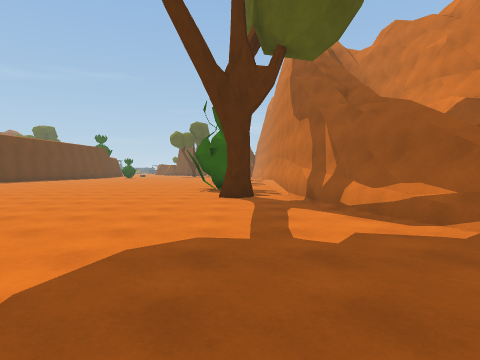
view 1 (above)

22 first-person views from a walk through a scene from a Unity 3-D project. The camera is 1.4 m above the floor, tilts 2° down and sees 75° across. The floor is counted in squares, 2 m on a side. Each view is taken from the middle of a square. On the plan, view 1 faces up. The plan holds only what a view shows up to about 10 squares ahead; the rest is blank. The place goes on beyond the plan. Some surface patterns are stand-ins.

view 2
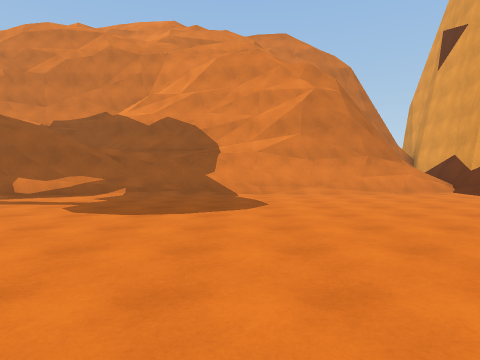

view 3
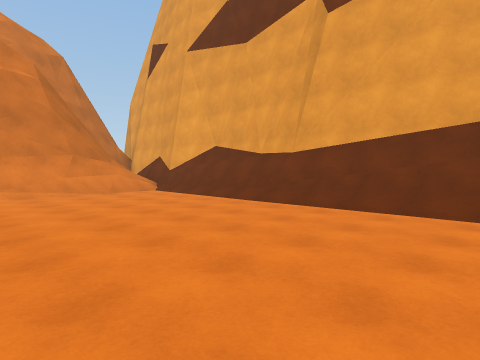

view 4
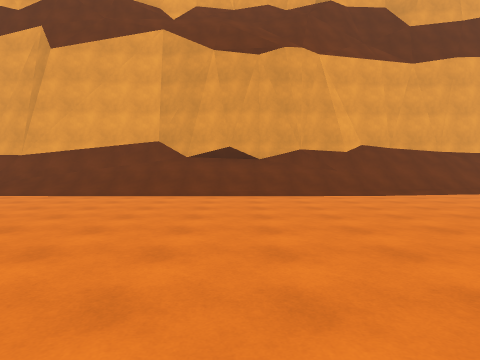

view 5
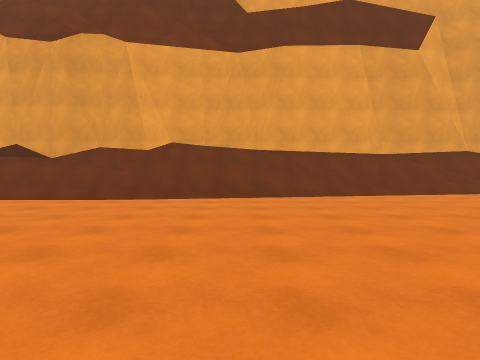

view 6
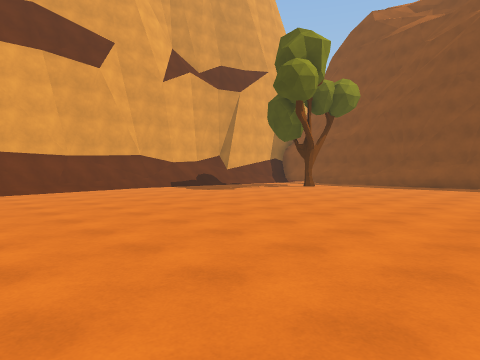

view 7
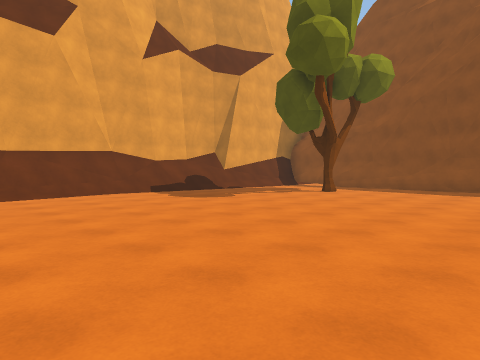

view 8
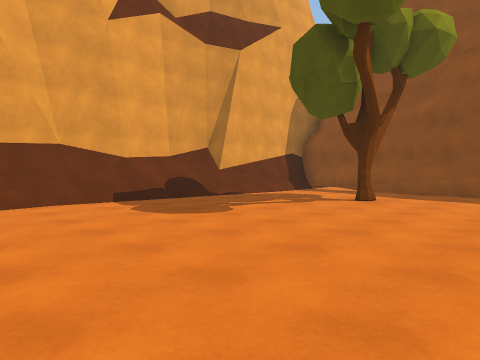

view 9
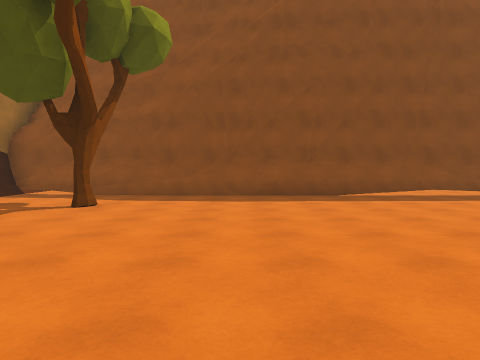

view 10
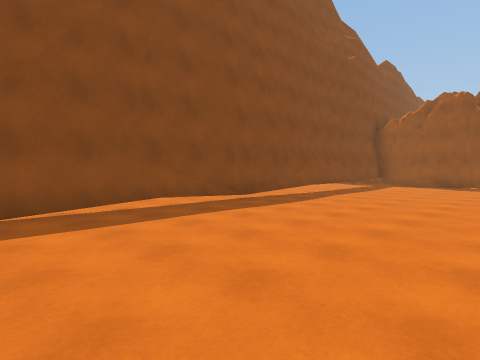

view 11
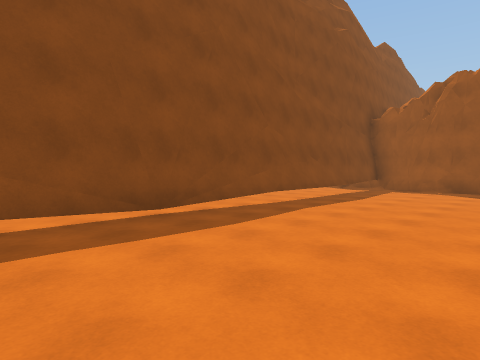

view 12
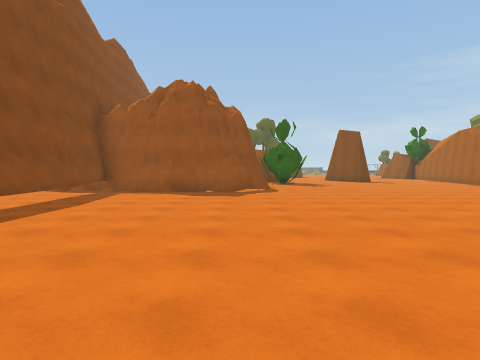

view 13
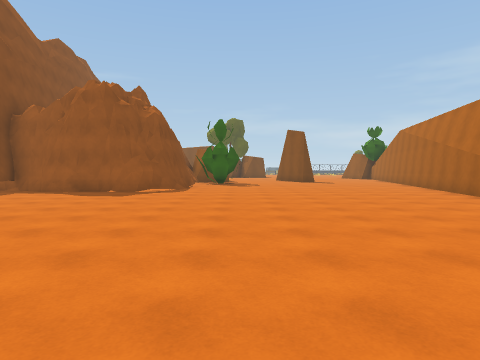

view 14
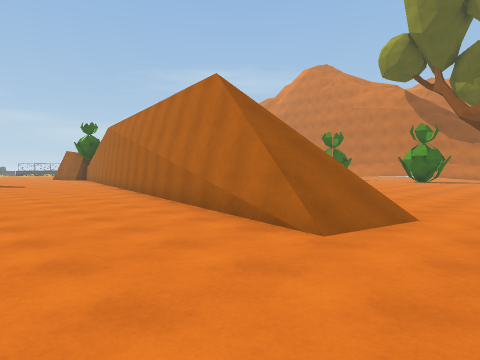

view 15
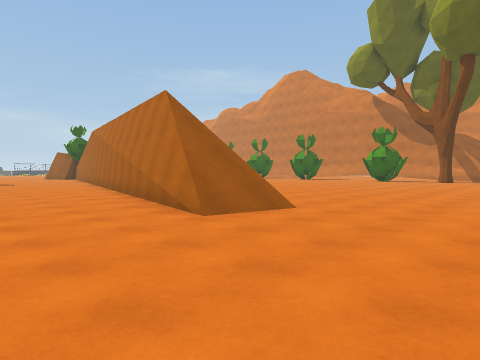

view 16
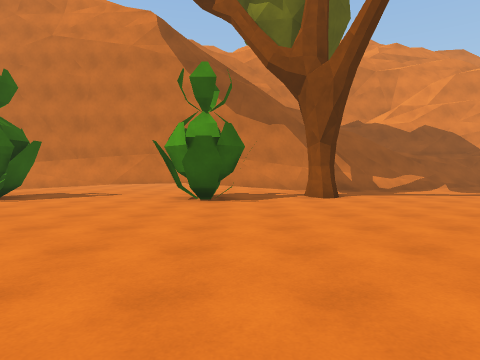

view 17
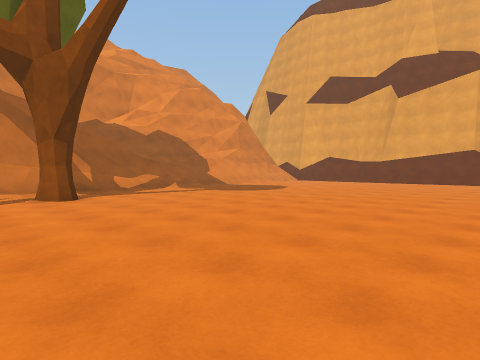

view 18
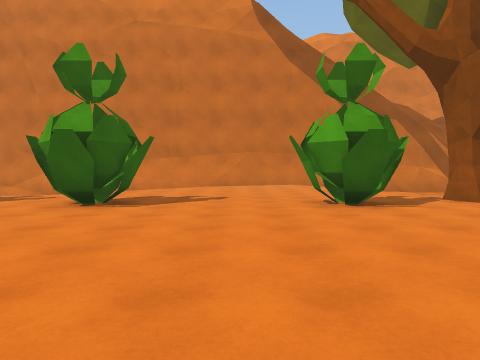

view 19
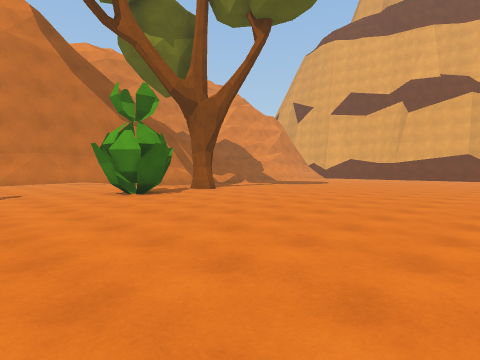

view 20
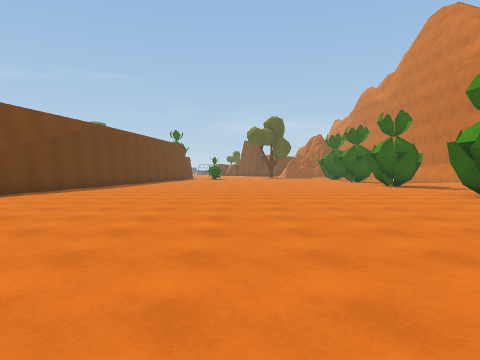

view 21
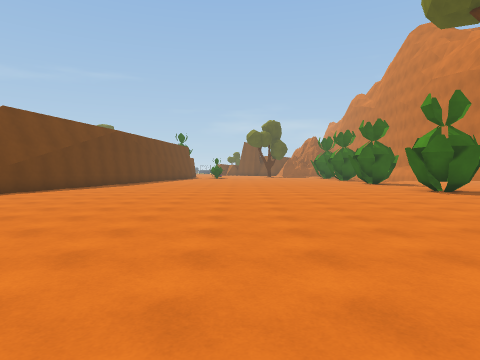

view 22
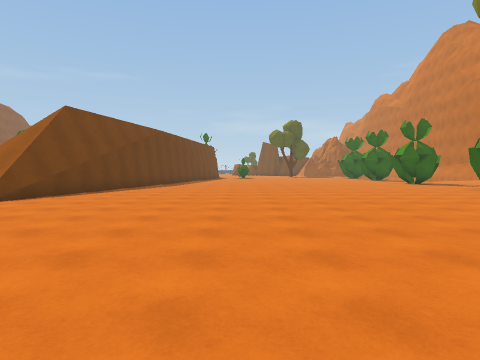

### Floor plan
Key: @ floor where view 1 was taken; # wall or solid block; . floor; / step, stairs or slope; = window, fence, low wall or low ledge; ^ raised ledge; T tree; O other object.
Columns run from 29 left of view 1 to 4 right of it. Each row starts with its distance up from view 1.
 16            ....#         ...OO.#
 15 ######.........#    ...........#
 14 #..............#    ...........#
 13 #.............###..............#
 12 #.............##...............#
 11 #.............##............OO.#
 10 #............./#............O..#
  9 #............//#...............#
  8 #............#//.............T.#
  7 #..............................#
  6 #..............................#
  5 #...... . .....................##
  4 #......   .....  ...............#
  3 #......   .....   ..............#
  2 #..............    .............##
  1 #...............    ............##
  0 #................  ..........@..##
 -1 #...............................##
 -2 #...............................##
 -3 #...............................##
 -4 #..T............................##
 -5 #...............................=#
 -6 #.................../////////...//
 -7 #...........///////////////#=  =##
 -8 #  ##////#####////#####^^^##^^^^
 -9     ^^^^####^^^^^^

Positions as (right, up) in squares from view 1, and headings:
1: (0, 0), facing up
2: (-6, 0), facing right
3: (-6, -1), facing down-right
4: (-8, 2), facing down
5: (-14, 1), facing down
6: (-15, 3), facing down-left
7: (-17, 1), facing down-left
8: (-19, -1), facing down-left
9: (-20, -1), facing left
10: (-23, 1), facing up-left
11: (-24, 4), facing up-left
12: (-24, 5), facing up
13: (-21, 5), facing up
14: (-19, 6), facing up-right
15: (-19, 4), facing up-right
16: (-8, 10), facing right
17: (-8, 10), facing down-right
18: (-7, 13), facing right
19: (-9, 15), facing down-right
20: (-7, 3), facing up
21: (-7, 1), facing up
22: (-9, 1), facing up
